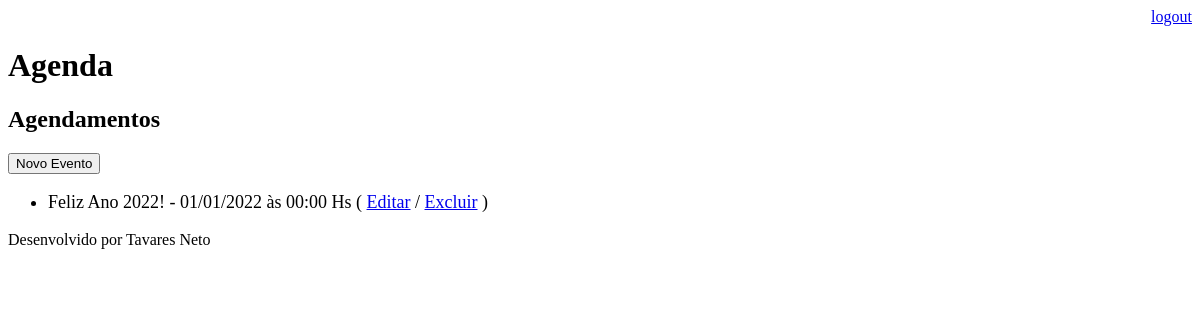
The app's page /agenda/ (signed in), older data.
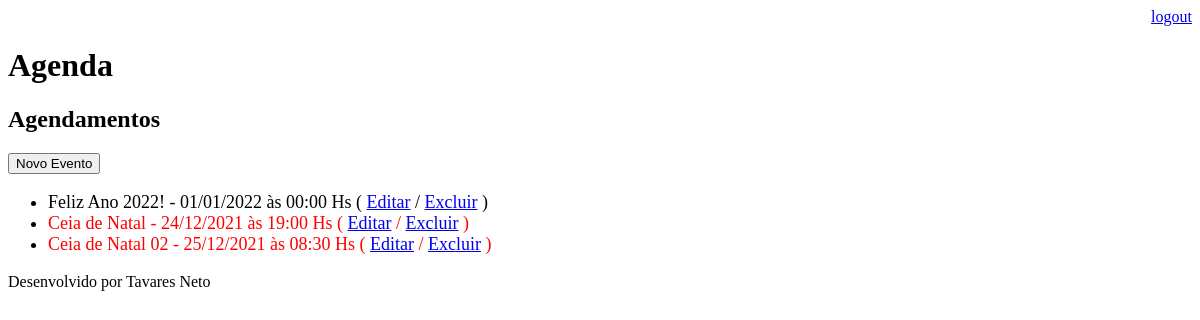
The same page, newer data.
### core/models.py (models this page shows, shortened)
class Evento(models.Model):
    titulo = models.CharField(max_length=100)
    descricao = models.TextField(blank=True, null=True)
    data_evento = models.DateTimeField(verbose_name='Data do Evento')
    data_criacao = models.DateTimeField(auto_now=True, verbose_name='Data da Criação')
    usuario = models.ForeignKey(User, on_delete = models.CASCADE)
    class Meta:
        db_table = 'evento'
    def get_data_evento(self):
        return self.data_evento.strftime('%d/%m/%Y às %H:%M Hs')
    def get_evento_atrasado(self):
        if self.data_evento < datetime.now():
            return True
        else:
            return False

### core/views.py (the view)
# urls.py: path('agenda/', views.lista_eventos),
@login_required(login_url='/login/')
def lista_eventos(request):
    usuario = request.user
    data_atual = datetime.now() - timedelta(hours=1)
    evento = Evento.objects.filter(usuario=usuario)
    dados = {'eventos': evento}
    return render(request, 'agenda.html', dados)

### templates/agenda.html
{% extends "model-page.html" %}
{% block content %}
    <h2> Agendamentos </h2>
    <a href="evento/">
        <button type = "button">Novo Evento</button>
    </a>
    <ul style="font-size: 18px">
        {% for evento in eventos %}
            <li>
                <div style = {% if evento.get_evento_atrasado %} "color: red"
                {% endif %}>
                    {{ evento.titulo }} - {{ evento.get_data_evento }}
                ( <a href = "evento/?id={{ evento.id }}">Editar</a>
                / <a href = "evento/delete/{{ evento.id }}">Excluir</a> )
                </div>
            </li>
        {% endfor %}
    </ul>
{% endblock %}

### templates/model-page.html
<!DOCTYPE html>
<html lang="en">
    <head>
        {% include "model-header.html" %}
    </head>
    <body>
         {% block content %} {% endblock%}
         {% include "model-footer.html" %}
    </body>
</html>

### templates/model-header.html (shortened to what this page needs)
<div align = "right"</div>
    <a href="/logout">logout</a>
</div>
<h1> Agenda </h1>

### templates/model-footer.html
<p>Desenvolvido por Tavares Neto</p>

Row changes from the older to the newer data that the page shows:
added Evento: titulo "Ceia de Natal", get_data_evento "24/12/2021 às 19:00 Hs"
added Evento: titulo "Ceia de Natal 02", get_data_evento "25/12/2021 às 08:30 Hs"
